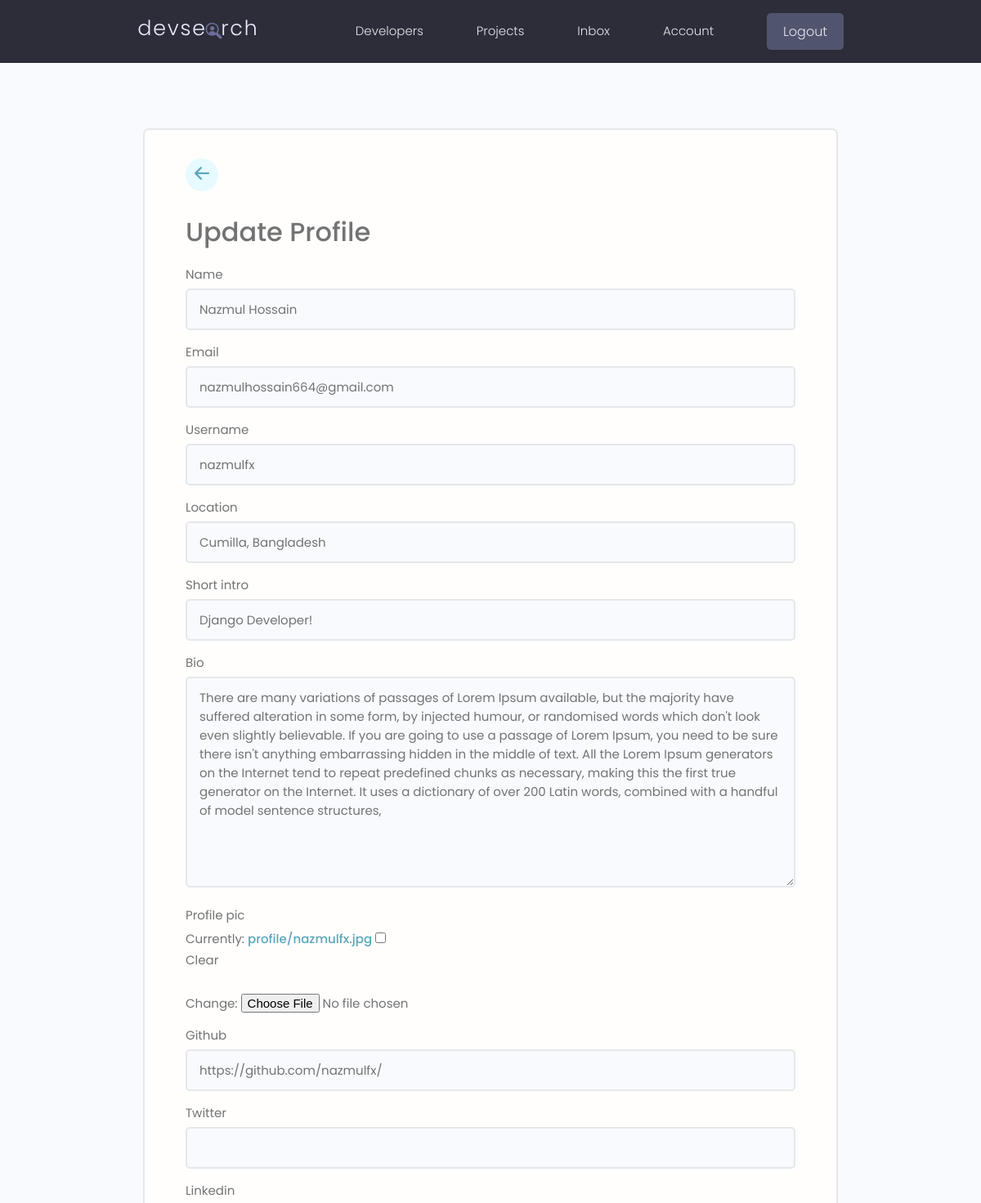
The app's page /edit-account/ (signed in, upper part), older data.
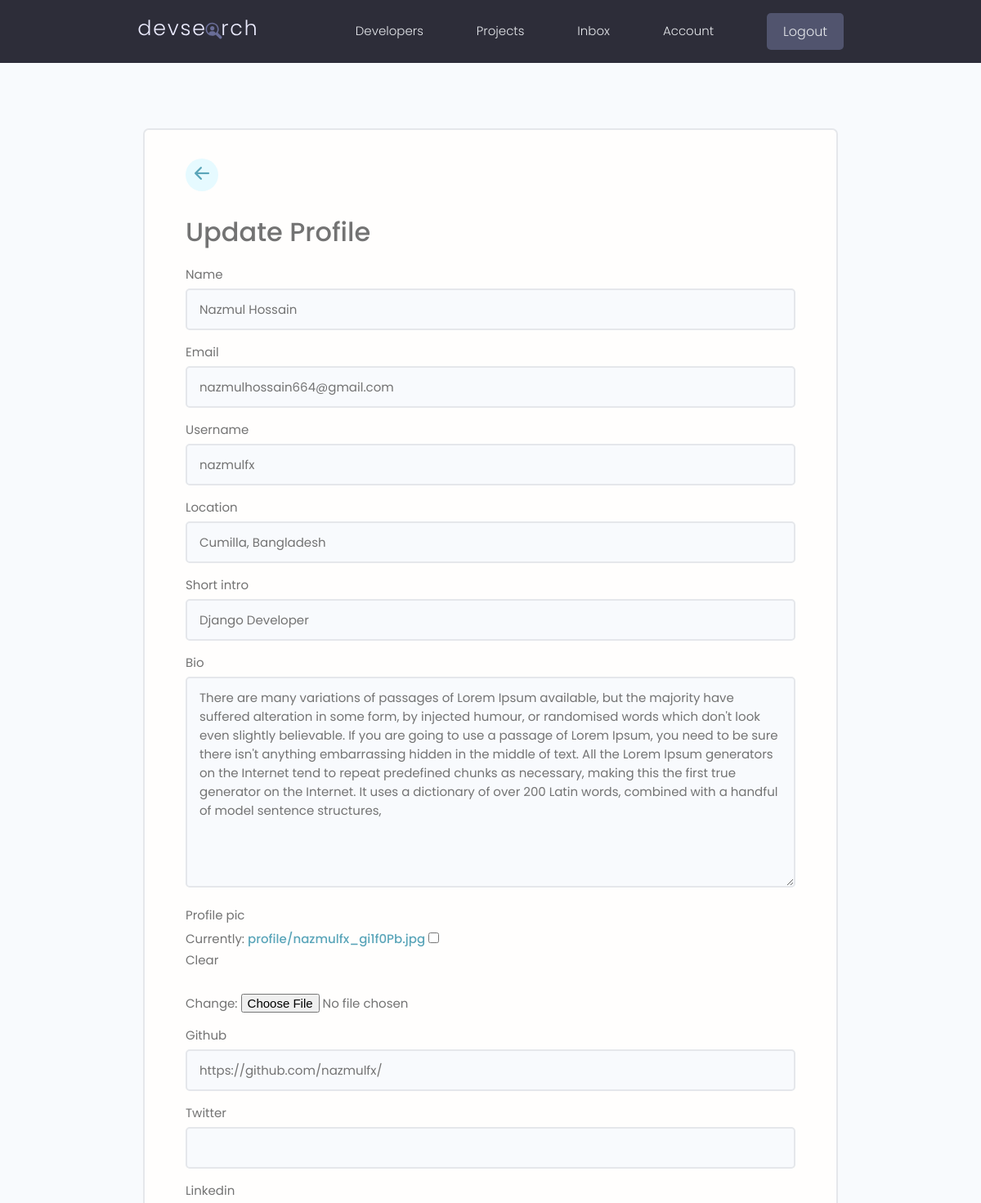
The same page, newer data.
### user/models.py (models this page shows, shortened)
class Profile(models.Model):
    user = models.OneToOneField(User, on_delete=models.CASCADE, null=True, blank=True)
    username = models.CharField(max_length=200, null=True, blank=True)
    name = models.CharField(max_length=200, null=True, blank=True)
    email = models.EmailField(max_length=500, null=True, blank=True)
    short_intro = models.CharField(max_length=200, null=True, blank=True)
    bio = models.TextField(null=True, blank=True)
    profile_pic = models.ImageField(null=True, blank=True, upload_to='profile/', default='profile/user-default.png')
    location = models.CharField(max_length=200, null=True, blank=True)
    social_github = models.CharField(max_length=200, null=True, blank=True)
    social_twitter = models.CharField(max_length=200, null=True, blank=True)
    social_linkedin = models.CharField(max_length=200, null=True, blank=True)
    social_youtube = models.CharField(max_length=200, null=True, blank=True)
    social_facebook = models.CharField(max_length=200, null=True, blank=True)
    created = models.DateTimeField(auto_now_add=True)
    id = models.UUIDField(default=uuid.uuid4, unique=True, primary_key=True, editable=False)

### user/views.py (the view)
# urls.py: path('edit-account/', views.editAccount, name='edit-account'),
@login_required(login_url='login')
def editAccount(request):
    profile = request.user.profile
    form = ProfileForm(instance=profile)
    if request.method == 'POST':
        form = ProfileForm(request.POST, request.FILES, instance=profile)
        if form.is_valid():
            form.save()
            return redirect('account')
    context = {'form':form}
    return render(request, 'user/profile_form.html', context)

### user/forms.py
class ProfileForm(ModelForm):
    class Meta:
        model = Profile
        fields = ['name', 'email', 'username', 'location', 'short_intro', 'bio', 'profile_pic', 'social_github', 'social_twitter', 'social_linkedin', 'social_youtube', 'social_facebook']
        labels = {
            'social_github': 'Github',
            'social_twitter': 'Twitter',
            'social_linkedin': 'Linkedin',
            'social_youtube': 'Youtube',
            'social_facebook': 'Facebook',
        }
    def __init__(self, *args, **kwargs):
        super(ProfileForm, self).__init__(*args, **kwargs)
        for label, field in self.fields.items():
            field.widget.attrs.update({'class': 'input'})

### user/templates/user/profile_form.html (shortened to what this page needs)
{% extends "main.html" %}
{% block content %}
<main class="formPage my-xl">
    <div class="content-box">
        <div class="formWrapper">
            <a class="backButton" href="{% url 'account' %}"><i style="font-size:36px; verticle-align:center;" class="bi bi-arrow-left-short"></i></a>
            <br>
            <h3>Update Profile</h3>
            <form class="form" method="POST" enctype="multipart/form-data">
                {% for field in form %}
                <div class="form__field">
                    <label for="formInput#text">{{field.label}}</label>
                    {{field}}
                </div>
                {% endfor %}
            </form>
        </div>
    </div>
</main>
{% endblock content %}

Row changes from the older to the newer data that the page shows:
changed Profile "Nazmul Hossain": short_intro "Django Developer!" → "Django Developer"
Text that changed along with them:
text no longer shown: "Currently: profile/nazmulfx.jpg Clear Change:"
text now shown: "Currently: profile/nazmulfx_gi1f0Pb.jpg Clear Change:"
